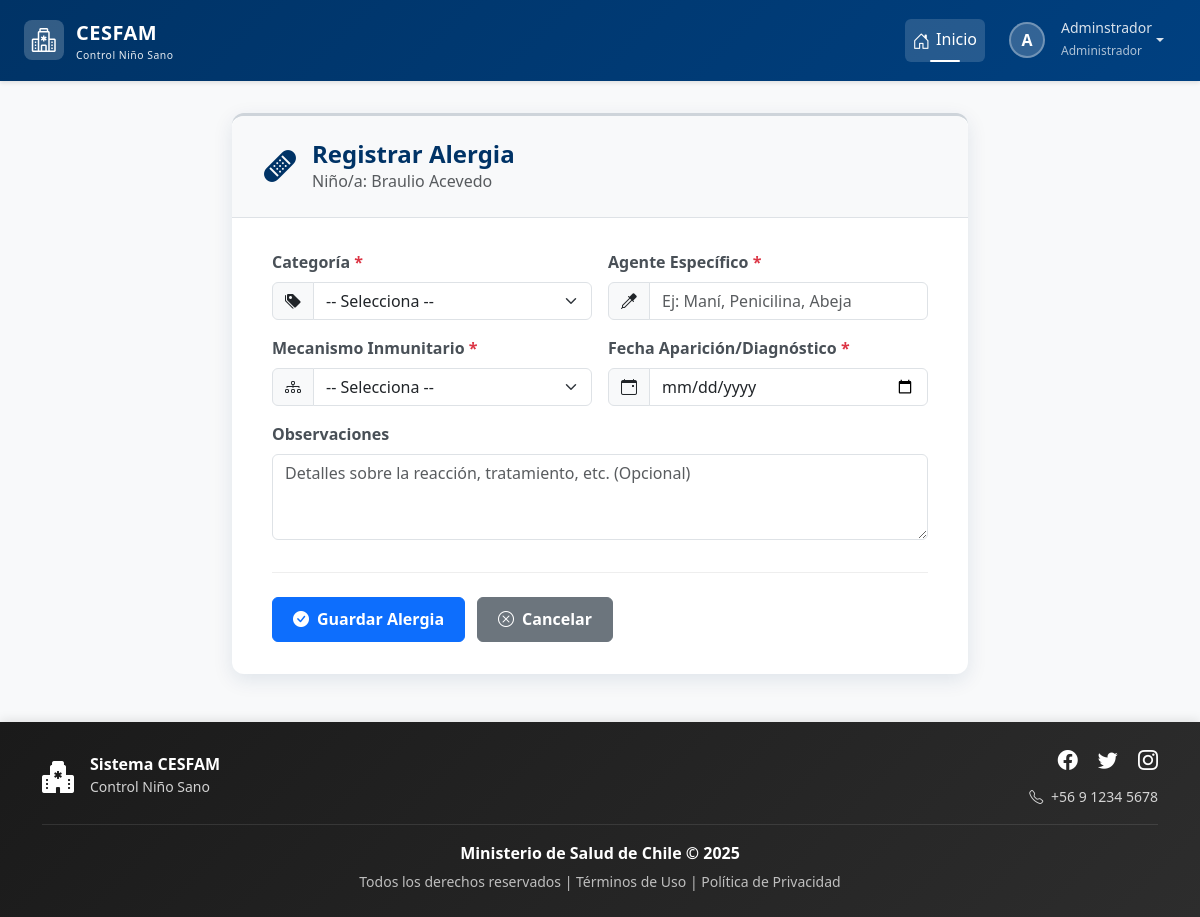
/ninos/21726046-9/registrar-alergia/ (signed in), run on the app's committed database.
### login/models.py (models this page shows, shortened)
class Usuario(AbstractBaseUser, PermissionsMixin):
    rut = models.CharField(max_length=10, unique=True)
    nombre_completo = models.CharField(max_length=200)
    email = models.EmailField(unique=True)
    rol = models.ForeignKey(Rol, on_delete=models.PROTECT)
    clave_temporal = models.BooleanField(default=False)
    nombre_completo_norm = models.CharField(
        max_length=200,
        editable=False,
        db_index=True
    )
    activo = models.BooleanField(default=True)
    is_staff = models.BooleanField(default=False) # Necesario para el admin de Django
    fecha_creacion = models.DateTimeField(default=timezone.now)
    objects = UsuarioManager()
    USERNAME_FIELD = 'rut'
    REQUIRED_FIELDS = ['nombre_completo', 'email']

class Rol(models.Model):
    id = models.AutoField(primary_key=True)
    nombre_rol = models.CharField(max_length=30, unique=True)
    descripcion = models.CharField(max_length=200)

### control/models.py (models this page shows, shortened)
class Nino(models.Model):
    ESTADO_SEGUIMIENTO_CHOICES = [
        ('ACTIVO', 'Seguimiento Activo'),
        ('COMPLETADO', 'Programa Completado'),
        ('TRASLADADO', 'Trasladado/Inactivo'),
        ('FALLECIDO', 'Fallecido'),
        ('OTRO', 'Otro'),
    ]
    SEXO_CHOICES = [
        ('Masculino', 'Masculino'),
        ('Femenino', 'Femenino')
    ]
    rut_nino = models.CharField(max_length=10, primary_key=True)
    nombre = models.CharField(max_length=50)
    ap_paterno = models.CharField(max_length=30)
    ap_materno = models.CharField(max_length=30, blank=True, null=True)
    fecha_nacimiento = models.DateField()
    sexo = models.CharField(max_length=20, choices=SEXO_CHOICES)
    direccion = models.CharField(max_length=200)
    fecha_registro = models.DateTimeField(auto_now_add=True)
    comuna = models.ForeignKey(Comuna, on_delete=models.PROTECT)
    estado_seguimiento = models.CharField(
        max_length=20,
        choices=ESTADO_SEGUIMIENTO_CHOICES,
        default='ACTIVO',
        verbose_name="Estado del Seguimiento"
    )
    sector = models.CharField(
        max_length=50,
        blank=True, # Lo hacemos opcional por si no se conoce al principio
        null=True,
        verbose_name="Sector Asignado"
    )
    fecha_fallecimiento = models.DateField(
        null=True,
        blank=True,
        verbose_name="Fecha de Fallecimiento"
    )
    nombre_norm = models.CharField(
        max_length=50,
        editable=False,     # No se muestra en formularios/admin
        db_index=True       # Indexado para búsquedas rápidas
    )
    ap_paterno_norm = models.CharField(
        max_length=30,
        editable=False,
        db_index=True
    )
    ap_materno_norm = models.CharField(
        max_length=30,
        blank=True,
        null=True,
        editable=False,
        db_index=True
    )
    history = HistoricalRecords()

### control/views.py (the view, shortened to what this page needs)
# urls.py: path('ninos/<str:nino_rut>/registrar-alergia/', views.registrar_alergia, name='registrar_alergia'),
@login_required
@rol_requerido(['Administrador', 'Profesional'])
def registrar_alergia(request, nino_rut):
    nino = get_object_or_404(Nino, pk=nino_rut)
    contexto = {
        'nino': nino,
        'categorias_disponibles': CategoriaAlergia.objects.all(),
        'mecanismos_choices': RegistroAlergias.TIPO_HIPERSENSIBILIDAD_CHOICES, # Choices desde RegistroAlergias
    }
    return render(request, 'control/alergia/registrar_alergia.html', contexto)

### control/templates/control/alergia/registrar_alergia.html (shortened to what this page needs)
{% extends 'base.html' %}
{% load static %}
{% block extra_css %}
    <link rel="stylesheet" href="{% static 'css/estiloformularios.css' %}">
{% endblock %}
{% block content %}
<div class="container">
    <div class="row justify-content-center">
        <div class="col-lg-10 col-xl-8">
            <div class="card form-card">
                <div class="form-header">
                    <div class="form-icon">
                        <i class="bi bi-bandaid-fill"></i>
                    </div>
                    <div>
                        <h2>Registrar Alergia</h2>
                        <p class="mb-0 text-muted">Niño/a: {{ nino.nombre }} {{ nino.ap_paterno }}</p>
                    </div>
                </div>
                <div class="form-body">
                    <form method="post">
                        <div class="row g-3 mb-3">
                            <div class="col-md-6 animate-form-element" style="animation-delay: 0.1s;">
                                <label for="categoria" class="form-label form-label-required">Categoría</label>
                                <div class="input-group">
                                    <span class="input-group-text"><i class="bi bi-tags-fill"></i></span>
                                    <select class="form-select" id="categoria" name="categoria" required>
                                        <option value="" disabled selected>-- Selecciona --</option>
                                    </select>
                                </div>
                            </div>
                            <div class="col-md-6 animate-form-element" style="animation-delay: 0.2s;">
                                <label for="agente_especifico" class="form-label form-label-required">Agente Específico</label>
                                <div class="input-group">
                                    <span class="input-group-text"><i class="bi bi-eyedropper"></i></span>
                                    <input type="text" class="form-control" id="agente_especifico" name="agente_especifico" placeholder="Ej: Maní, Penicilina, Abeja" required>
                                </div>
                            </div>
                        </div>
                        <div class="row g-3 mb-3">
                             <div class="col-md-6 animate-form-element" style="animation-delay: 0.3s;">
                                <label for="mecanismo" class="form-label form-label-required">Mecanismo Inmunitario</label>
                                <div class="input-group">
                                     <span class="input-group-text"><i class="bi bi-diagram-3"></i></span>
                                    <select class="form-select" id="mecanismo" name="mecanismo_inmunitario" required>
                                         <option value="" disabled selected>-- Selecciona --</option>
                                    </select>
                                </div>
                            </div>
                            <div class="col-md-6 animate-form-element" style="animation-delay: 0.4s;">
                                <label for="fecha_aparicion" class="form-label form-label-required">Fecha Aparición/Diagnóstico</label>
                                <div class="input-group">
                                    <span class="input-group-text"><i class="bi bi-calendar-event"></i></span>
                                    <input type="date" class="form-control" id="fecha_aparicion" name="fecha_aparicion" required>
                                </div>
                            </div>
                        </div>
                        <div class="mb-4 animate-form-element" style="animation-delay: 0.5s;">
                            <label for="observaciones" class="form-label">Observaciones</label>
                            <textarea class="form-control" id="observaciones" name="observaciones" rows="3" placeholder="Detalles sobre la reacción, tratamiento, etc. (Opcional)"></textarea>
                        </div>
                        <div class="form-buttons animate-form-element" style="animation-delay: 0.6s;">
                            <button type="submit" class="btn btn-primary">
                                <i class="bi bi-check-circle-fill me-2"></i>Guardar Alergia
                            </button>
                            <a href="{% url 'control:detalle_nino' nino.rut_nino %}#alergias-pane" class="btn btn-secondary">
                                <i class="bi bi-x-circle me-2"></i>Cancelar
                            </a>
                        </div>
                    </form>
                </div> </div> </div>
    </div>
</div>
{% endblock %}

### templates/base.html (shortened to what this page needs)
{% load static %}
<!DOCTYPE html>
<html lang="es">
<head>
    <link href="https://cdn.jsdelivr.net/npm/bootstrap@5.3.2/dist/css/bootstrap.min.css" rel="stylesheet"
>
    <link rel="stylesheet" href="https://cdn.jsdelivr.net/npm/bootstrap-icons@1.11.1/font/bootstrap-icons.css">
    <link href="https://cdn.jsdelivr.net/npm/select2@4.1.0-rc.0/dist/css/select2.min.css" rel="stylesheet" />
    <link rel="stylesheet" href="{% static 'css/estilobase.css' %}">
    {% block extra_css %}{% endblock %}
</head>
<body>
    <nav class="navbar navbar-expand-lg navbar-dark navbar-cesfam sticky-top">
        <div class="container-fluid px-4">
            <a class="navbar-brand" href="{% url 'home' %}">
                <div class="logo-icon">
                    <i class="bi bi-hospital text-white fs-4"></i>
                </div>
                <div>
                    <span>CESFAM</span>
                    <small class="d-block" style="font-size: 0.65rem; font-weight: 400; opacity: 0.9;">
                        Control Niño Sano
                    </small>
                </div>
            </a>
            <div class="collapse navbar-collapse" id="navbarNav">
                <ul class="navbar-nav ms-auto align-items-lg-center">
                    <li class="nav-item">
                        <a class="nav-link active" href="{% url 'home' %}">
                            <i class="bi bi-house-door"></i>Inicio
                        </a>
                    </li>
                    {% if request.user.is_authenticated %}
                    <li class="nav-item dropdown ms-lg-2">
                        <a class="nav-link dropdown-toggle d-flex align-items-center" href="#"
                           id="userDropdown" role="button" data-bs-toggle="dropdown" aria-expanded="false">
                            <div class="user-avatar">
                                {{ request.user.nombre_completo|first|upper }}
                            </div>
                            <div class="d-none d-lg-block text-start ms-2">
                                <small class="d-block" style="line-height: 1.2;">
                                    {{ request.user.nombre_completo|truncatewords:2 }}
                                </small>
                                <small style="font-size: 0.75rem; opacity: 0.8;">
                                    {{ request.user.rol.nombre_rol }}
                                </small>
                            </div>
                        </a>
                    </li>
                    {% else %}
                    <li class="nav-item ms-lg-2">
                        <a class="btn btn-light btn-sm" href="{% url 'login' %}">
                            <i class="bi bi-box-arrow-in-right me-1"></i>Iniciar Sesión
                        </a>
                    </li>
                    {% endif %}
                </ul>
            </div>
        </div>
    </nav>
    <main class="main-container container-fluid px-4">
        {% block content %}
        {% endblock %}
    </main>
    <footer class="footer-cesfam text-white py-4 mt-auto">
        <div class="container">
            <div class="row align-items-center">
                <div class="col-md-4 text-center text-md-start mb-3 mb-md-0">
                    <div class="d-flex align-items-center justify-content-center justify-content-md-start">
                        <i class="bi bi-hospital-fill fs-2 me-3"></i>
                        <div>
                            <h6 class="mb-0 fw-bold">Sistema CESFAM</h6>
                            <small style="opacity: 0.8;">Control Niño Sano</small>
                        </div>
                    </div>
                </div>
                <div class="col-md-4 text-center text-md-end">
                    <div class="social-links mb-2">
                        <a href="#" class="text-white text-decoration-none me-3" aria-label="Facebook">
                            <i class="bi bi-facebook fs-5"></i>
                        </a>
                        <a href="#" class="text-white text-decoration-none me-3" aria-label="Twitter">
                            <i class="bi bi-twitter fs-5"></i>
                        </a>
                        <a href="#" class="text-white text-decoration-none" aria-label="Instagram">
                            <i class="bi bi-instagram fs-5"></i>
                        </a>
                    </div>
                    <small style="opacity: 0.8;">
                        <i class="bi bi-telephone me-1"></i> +56 9 1234 5678
                    </small>
                </div>
            </div>
            <div class="footer-divider my-3"></div>
            <div class="row">
                <div class="col-12 text-center">
                    <p class="mb-1">
                        <strong>Ministerio de Salud de Chile &copy; {% now "Y" %}</strong>
                    </p>
                    <small style="opacity: 0.7;">
                        Todos los derechos reservados |
                        <a href="#" class="text-white text-decoration-none">Términos de Uso</a> |
                        <a href="#" class="text-white text-decoration-none">Política de Privacidad</a>
                    </small>
                </div>
            </div>
        </div>
    </footer>
</body>
</html>

### data on the page
Usuario: user.nombre_completo|first "A", user.nombre_completo "Adminstrador", user.rol.nombre_rol "Administrador"
Nino: nombre "Braulio", ap_paterno "Acevedo"
